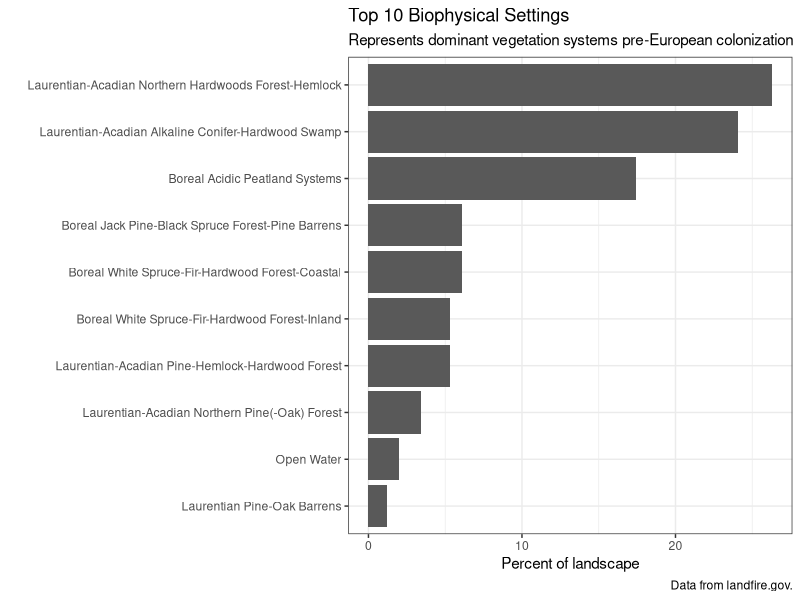
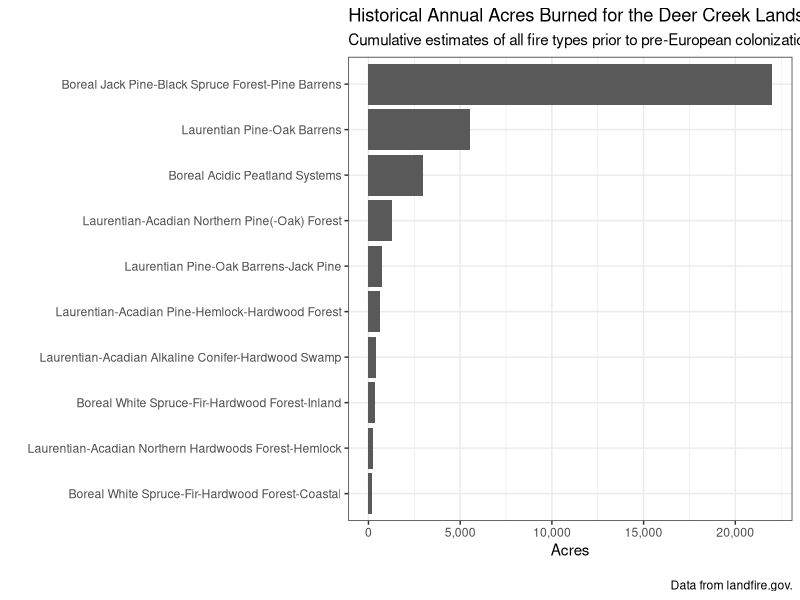
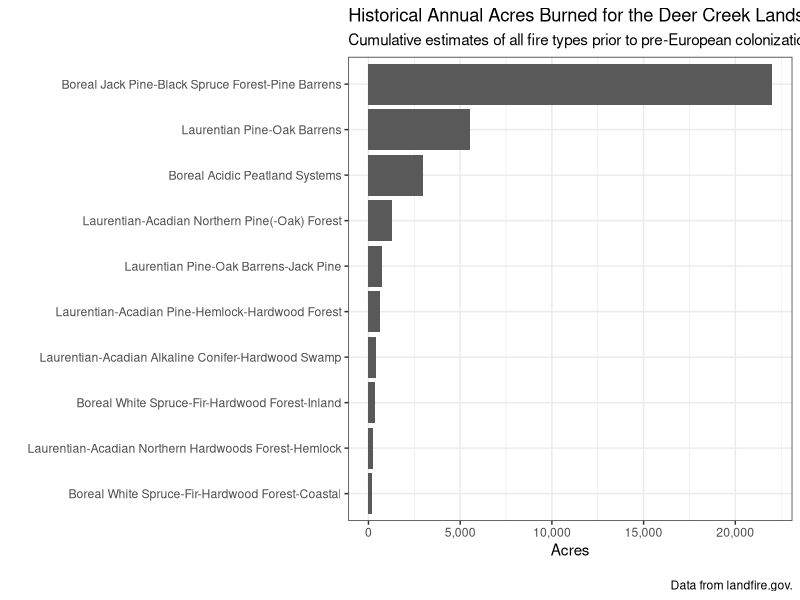

Here is the R script that generated these plots, in order:
## ---- chunk 1
library(tidyverse)
library(scales)

bps_data <- read.csv("data/bps_aoi_attributes.csv")

bpsname <- bps_data %>%
  group_by(BPS_NAME) %>%
  summarize(ACRES = sum(ACRES),
            REL_PERCENT = sum(REL_PERCENT)) %>%
  arrange(desc(REL_PERCENT)) %>%
  top_n(n = 10, wt = REL_PERCENT)

# plot
bpsChart <- 
  ggplot(data = bpsname, aes(x = BPS_NAME, y = REL_PERCENT)) +
  geom_bar(stat = "identity") +
  labs(
    title = "Top 10 Biophysical Settings",
    subtitle = "Represents dominant vegetation systems pre-European colonization",
    caption = "Data from landfire.gov.",
    x = "",
    y = "Percent of landscape") +
  scale_x_discrete(limits = rev(bpsname$BPS_NAME)) +
  coord_flip() +
  theme_bw()

bpsChart
## ---- chunk 2
# read bps attribute table .csv and summarize
annualFire <- bps_data %>%
  mutate(annual_fire_acres = ((1/FRI_ALLFIR)*ACRES)) %>%
  filter(BPS_NAME != 'Open Water') %>%
  group_by(BPS_NAME) %>%
  summarize(acres = sum(annual_fire_acres)) %>%
  arrange(desc(acres)) %>%
  top_n(n = 10, wt = acres)

# plot
fireChart <- 
  ggplot(data = annualFire, aes(x = BPS_NAME, y = acres)) +
  geom_bar(stat = "identity") +
  labs(
    title = "Historical Annual Acres Burned for the Deer Creek Landscape",
    subtitle = "Cumulative estimates of all fire types prior to pre-European colonization",
    caption = "\nData from landfire.gov.",
    x = "",
    y = "Acres") +
  scale_x_discrete(limits = rev(annualFire$BPS_NAME)) +
  scale_y_continuous(name = 'Acres', labels = comma) +
  coord_flip() +
  theme_bw()

fireChart

# if the plot looks good, save it
ggsave("./OUTPUTS/fireChart.png", width = 12, height = 5)
## ---- chunk 3

# clean data
clean_bps_data <- bps_data[-c(1,17:22, 12:15, 1:4)] 
  
library(kableExtra)

kable(clean_bps_data,
      format.args = list(big.mark = ",")) %>%
  kable_styling(
    font_size = 10,
    bootstrap_options = c("striped", "hover", "condensed")
  ) 
